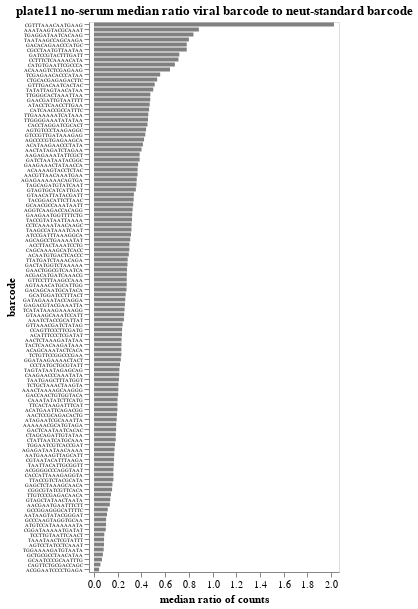

Write notebook code for a chart like this one.
### Markdown cell above
Compute and plot the median ratio of viral barcode count to neut standard counts across no-serum samples.
If library composition is equal, all of these values should be similar:

### Code cell
median_no_serum_ratio = (
    no_serum_counts.assign(ratio=lambda x: x["count"] / x["neut_standard_count"])
    .groupby(["barcode", "strain"], as_index=False)
    .aggregate(median_no_serum_ratio=pd.NamedAgg("ratio", "median"))
)

strain_selection = alt.selection_point(fields=["strain"], on="mouseover", empty=False)

median_no_serum_ratio_chart = (
    alt.Chart(median_no_serum_ratio)
    .add_params(strain_selection)
    .encode(
        alt.X(
            "median_no_serum_ratio",
            title="median ratio of counts",
            scale=alt.Scale(nice=False, padding=5),
        ),
        alt.Y(
            "barcode",
            sort=alt.SortField("median_no_serum_ratio", order="descending"),
            axis=alt.Axis(labelFontSize=5),
        ),
        color=alt.condition(strain_selection, alt.value("orange"), alt.value("gray")),
        tooltip=[
            alt.Tooltip(c, format=".3g")
            if median_no_serum_ratio[c].dtype == float
            else c
            for c in median_no_serum_ratio.columns
        ],
    )
    .mark_bar(height={"band": 0.85})
    .properties(
        height=alt.Step(5),
        width=250,
        title=f"{plate} no-serum median ratio viral barcode to neut-standard barcode",
    )
    .configure_axis(grid=False)
    .configure_legend(titleLimit=1000)
)

display(median_no_serum_ratio_chart)

### Figure 1 — Vega-Lite specification as saved in the notebook (floating-point values rounded to 4 significant figures)
{"config": {"view": {"continuousWidth": 300, "continuousHeight": 300}, "axis": {"grid": false}, "legend": {"titleLimit": 1000}}, "data": {"name": "data-93729ef0b3f3eee0f3a6e7236e735f9d"}, "mark": {"type": "bar", "height": {"band": 0.85}}, "encoding": {"color": {"condition": {"param": "param_31", "value": "orange", "empty": false}, "value": "gray"}, "tooltip": [{"field": "barcode", "type": "nominal"}, {"field": "strain", "type": "nominal"}, {"field": "median_no_serum_ratio", "format": ".3g", "type": "quantitative"}], "x": {"field": "median_no_serum_ratio", "scale": {"nice": false, "padding": 5}, "title": "median ratio of counts", "type": "quantitative"}, "y": {"axis": {"labelFontSize": 5}, "field": "barcode", "sort": {"field": "median_no_serum_ratio", "order": "descending"}, "type": "nominal"}}, "height": {"step": 5}, "params": [{"name": "param_31", "select": {"type": "point", "fields": ["strain"], "on": "mouseover"}}], "title": "plate11 no-serum median ratio viral barcode to neut-standard barcode", "width": 250, "$schema": "https://vega.github.io/schema/vega-lite/v5.16.3.json", "datasets": {"data-93729ef0b3f3eee0f3a6e7236e735f9d": [{"barcode": "AAAAAACGCATGTAGA", "strain": "A/Chester/5355/2022", "median_no_serum_ratio": 0.1875}, {"barcode": "AAACTAAAAGCAAGGG", "strain": "A/Paris/31196/2021", "median_no_serum_ratio": 0.2054}, {"barcode": "AAATAAGTACGCAAAT", "strain": "A/Niger/10217/2021", "median_no_serum_ratio": 0.8846}, {"barcode": "AAATCTACCGCATTAT", "strain": "A/India-Pune-Nivcov2221170/2022", "median_no_serum_ratio": 0.2523}, {"barcode": "AACGAATGAATTTCTT", "strain": "A/Togo/0274/2021", "median_no_serum_ratio": 0.1336}, {"barcode": "AACGTTAACAAATGAA", "strain": "A/Michigan/19/2021", "median_no_serum_ratio": 0.3675}, {"barcode": "AACTATAGATCTAGAA", "strain": "A/Bangladesh/3210810034/2021", "median_no_serum_ratio": 0.401}, {"barcode": "AACTCCGCAGACACTG", "strain": "A/SouthAfrica/R14850/2021", "median_no_serum_ratio": 0.1942}, {"barcode": "AACTCTAAAGATATAA", "strain": "A/Togo/0304/2021", "median_no_serum_ratio": 0.2326}, {"barcode": "AAGAGAAATATTCGCT", "strain": "A/Bangladesh/2221/2021", "median_no_serum_ratio": 0.3852}, {"barcode": "AATAAGTATACGGGAT", "strain": "A/Paris/31196/2021", "median_no_serum_ratio": 0.1098}, {"barcode": "AATGAAAGTTAGCATT", "strain": "A/Belgium/H0017/2022", "median_no_serum_ratio": 0.171}, {"barcode": "ACAAAAGTACCTCTAC", "strain": "A/Bangladesh/3210810034/2021", "median_no_serum_ratio": 0.3682}, {"barcode": "ACAAAGTCTCGAGAAG", "strain": "A/Michigan/45/2015", "median_no_serum_ratio": 0.6411}, {"barcode": "ACAATGTGACTCACCC", "strain": "A/Utah/27/2022", "median_no_serum_ratio": 0.2936}, {"barcode": "ACAGCAAATACTCACA", "strain": "A/India/Pun-NIV312851/2021", "median_no_serum_ratio": 0.2311}, {"barcode": "ACATAAGAACCCTATA", "strain": "A/Paris/30353/2021", "median_no_serum_ratio": 0.4125}, {"barcode": "ACATGAATTCAGACGG", "strain": "A/Hawaii/70/2019", "median_no_serum_ratio": 0.1979}, {"barcode": "ACATTTCCCTCGATAT", "strain": "A/Paris/30353/2021", "median_no_serum_ratio": 0.2361}, {"barcode": "ACCTTACTAAATCCTG", "strain": "A/Nimes/871/2021", "median_no_serum_ratio": 0.2988}, {"barcode": "ACGACATGATCAAACG", "strain": "A/Brisbane/02/2018", "median_no_serum_ratio": 0.2773}, {"barcode": "ACGGAATCCCCTGAGA", "strain": "A/Washington/23/2020", "median_no_serum_ratio": 0.04311}, {"barcode": "ACGGGGCCCAGGTAAT", "strain": "A/Bangladesh/8036/2021", "median_no_serum_ratio": 0.1644}, {"barcode": "AGAGAAAAAACAGTGA", "strain": "A/Michigan/19/2021", "median_no_serum_ratio": 0.3606}, {"barcode": "AGAGATAATAACAAAA", "strain": "A/Togo/0304/2021", "median_no_serum_ratio": 0.1734}, {"barcode": "AGCAGCCTGAAAATAT", "strain": "A/Paris/31196/2021", "median_no_serum_ratio": 0.3055}, {"barcode": "AGCCCCGTGAGAAGCA", "strain": "A/Perth/1/2022", "median_no_serum_ratio": 0.4226}, {"barcode": "AGGTCAAGACCACAGG", "strain": "A/Togo/845/2020", "median_no_serum_ratio": 0.3258}, {"barcode": "AGTAAACATGCATTGG", "strain": "A/Hawaii/70/2019", "median_no_serum_ratio": 0.2761}, {"barcode": "AGTCCTATCCTCAAAT", "strain": "A/Wisconsin/588/2019", "median_no_serum_ratio": 0.08474}, {"barcode": "AGTGTCCCTAAGAGGC", "strain": "A/Bangladesh/8002/2021", "median_no_serum_ratio": 0.4393}, {"barcode": "ATACCTCAACCTTGAA", "strain": "A/Bangladesh/8036/2021", "median_no_serum_ratio": 0.4698}, {"barcode": "ATAGAATCGCAAATTA", "strain": "A/Hawaii/70/2019", "median_no_serum_ratio": 0.1915}, {"barcode": "ATCCGATTTAAAGGCA", "strain": "A/Brisbane/02/2018", "median_no_serum_ratio": 0.3122}, {"barcode": "ATGTCCATAAAAAATA", "strain": "A/Belgium/H0017/2022", "median_no_serum_ratio": 0.1017}, {"barcode": "CAAATATATCTTCATG", "strain": "A/Newcastle/2/2022", "median_no_serum_ratio": 0.1991}, {"barcode": "CAAGAACCCAAATATA", "strain": "A/India/Pun-NIV312851/2021", "median_no_serum_ratio": 0.213}, {"barcode": "CACCATTAAAGAGGTA", "strain": "A/SouthAfrica/R16462/2021", "median_no_serum_ratio": 0.1642}, {"barcode": "CACCTAGGATCGCACT", "strain": "A/Michigan/45/2015", "median_no_serum_ratio": 0.4513}, {"barcode": "CAGCAAAAGCATCACC", "strain": "A/Ghana/2080/2020", "median_no_serum_ratio": 0.2981}, {"barcode": "CAGTTCTGCGACCAGC", "strain": "A/Bangladesh/8036/2021", "median_no_serum_ratio": 0.05436}, {"barcode": "CATCAACCGCCATTTC", "strain": "A/Niger/10217/2021", "median_no_serum_ratio": 0.4647}, {"barcode": "CATGTGAATTCGCCCA", "strain": "A/California/07/2009", "median_no_serum_ratio": 0.6822}, {"barcode": "CCAGTTCCCTTCGATG", "strain": "A/Ghana/138/2020", "median_no_serum_ratio": 0.2372}, {"barcode": "CCCTATGCTGCGTATT", "strain": "A/Brisbane/48/2022", "median_no_serum_ratio": 0.2195}, {"barcode": "CCTCAAAATAACAAGC", "strain": "A/Chester/5355/2022", "median_no_serum_ratio": 0.3174}, {"barcode": "CCTTTCTCAAAACATA", "strain": "A/California/07/2009", "median_no_serum_ratio": 0.7126}, {"barcode": "CGCCTAATGTTAATAA", "strain": "A/California/07/2009", "median_no_serum_ratio": 0.7824}, {"barcode": "CGGATAAAAATGATAT", "strain": "A/Norway/25089/2022", "median_no_serum_ratio": 0.09934}, {"barcode": "CGGCGTATCGTTCACA", "strain": "A/SouthAfrica/R16462/2021", "median_no_serum_ratio": 0.1527}, {"barcode": "CGTAATACATTTAAGA", "strain": "A/England/220200318/2022", "median_no_serum_ratio": 0.1685}, {"barcode": "CGTTTAAACAATGAAG", "strain": "A/India-Pune-Nivcov2221170/2022", "median_no_serum_ratio": 2.025}, {"barcode": "CTAGCAGATTGTATAA", "strain": "A/SouthAfrica/R16462/2021", "median_no_serum_ratio": 0.1841}, {"barcode": "CTATTAATCATGCAAA", "strain": "A/Sydney/43/2022", "median_no_serum_ratio": 0.1832}, {"barcode": "CTGCACGAGAGACTTC", "strain": "A/Perth/1/2022", "median_no_serum_ratio": 0.533}, {"barcode": "GAACGATTGTAATTTT", "strain": "A/Niger/10217/2021", "median_no_serum_ratio": 0.4747}, {"barcode": "GAACTGGCGTCAATCA", "strain": "A/Washington/23/2020", "median_no_serum_ratio": 0.2788}, {"barcode": "GAAGAAACTATAACCA", "strain": "A/Wisconsin/588/2019", "median_no_serum_ratio": 0.3724}, {"barcode": "GAAGAATGGTTTTCTG", "strain": "A/Togo/0304/2021", "median_no_serum_ratio": 0.3226}, {"barcode": "GACACAGAACCCATGC", "strain": "A/California/07/2009", "median_no_serum_ratio": 0.7824}, {"barcode": "GACAGCAATGCATACA", "strain": "A/Bangladesh/2221/2021", "median_no_serum_ratio": 0.2745}, {"barcode": "GACCAACTGTGGTACA", "strain": "A/England/220200318/2022", "median_no_serum_ratio": 0.2043}, {"barcode": "GACTATGGTCTAAAAA", "strain": "A/Ghana/138/2020", "median_no_serum_ratio": 0.2827}, {"barcode": "GACTCAATAATCACAC", "strain": "A/Norway/25089/2022", "median_no_serum_ratio": 0.1871}, {"barcode": "GAGACGTACGAAATTA", "strain": "A/SouthAfrica/R14850/2021", "median_no_serum_ratio": 0.261}, {"barcode": "GAGCTCTAAAGCAACA", "strain": "A/Brisbane/48/2022", "median_no_serum_ratio": 0.1555}, {"barcode": "GATAGAAATACCAGGA", "strain": "A/Bangladesh/2221/2021", "median_no_serum_ratio": 0.2639}, {"barcode": "GATCCGTACTTTGATT", "strain": "A/Belgium/H0038/2022", "median_no_serum_ratio": 0.7198}, {"barcode": "GATCTAATAATACGGC", "strain": "A/India-PUN-NIV328484/2021", "median_no_serum_ratio": 0.385}, {"barcode": "GCAACGCCAAATAATT", "strain": "A/Bangladesh/8002/2021", "median_no_serum_ratio": 0.331}, {"barcode": "GCAATCCCGCAATTTG", "strain": "A/Ghana/2080/2020", "median_no_serum_ratio": 0.0674}, {"barcode": "GCATGGATCCTTTACT", "strain": "A/Togo/845/2020", "median_no_serum_ratio": 0.2673}, {"barcode": "GCCCAAGTAGGTGCAA", "strain": "A/Newcastle/2/2022", "median_no_serum_ratio": 0.1024}, {"barcode": "GCCGGAGGGCATTTTC", "strain": "A/Belgium/H0038/2022", "median_no_serum_ratio": 0.1161}, {"barcode": "GCTGCGCCTAACATAA", "strain": "A/England/220200318/2022", "median_no_serum_ratio": 0.07511}, {"barcode": "GGATAAGAAAACTACT", "strain": "A/Washington/23/2020", "median_no_serum_ratio": 0.2263}, {"barcode": "GTAAAGCAAATCCATT", "strain": "A/Belgium/H0017/2022", "median_no_serum_ratio": 0.2549}, {"barcode": "GTAACATTATACGATT", "strain": "A/Togo/0274/2021", "median_no_serum_ratio": 0.3367}, {"barcode": "GTAGCTATAACTAATA", "strain": "A/India/Pun-NIV312851/2021", "median_no_serum_ratio": 0.1373}, {"barcode": "GTAGTGCATCATTGAT", "strain": "A/Ghana/2080/2020", "median_no_serum_ratio": 0.353}, {"barcode": "GTCCGTTGATAAAGAG", "strain": "A/Cote_DIvoire/1448/2021", "median_no_serum_ratio": 0.4329}, {"barcode": "GTTAAACGATCTATAG", "strain": "A/Cote_DIvoire/1448/2021", "median_no_serum_ratio": 0.2418}, {"barcode": "GTTCCTTTAAGCCAAA", "strain": "A/Nimes/871/2021", "median_no_serum_ratio": 0.2761}, {"barcode": "GTTTGACAATCACTAC", "strain": "A/Paris/30353/2021", "median_no_serum_ratio": 0.5121}, {"barcode": "TAAATAACTCGTATTT", "strain": "A/Utah/27/2022", "median_no_serum_ratio": 0.08485}, {"barcode": "TAAGCCATAAATCAAT", "strain": "A/Ghana/138/2020", "median_no_serum_ratio": 0.316}, {"barcode": "TAATAAGCCAGCAAGA", "strain": "A/Brisbane/02/2018", "median_no_serum_ratio": 0.8005}, {"barcode": "TAATGAGCTTTATGGT", "strain": "A/Michigan/19/2021", "median_no_serum_ratio": 0.2103}, {"barcode": "TAATTACATTGCGGTT", "strain": "A/Nimes/871/2021", "median_no_serum_ratio": 0.1671}, {"barcode": "TACCGTATAATTAAAA", "strain": "A/Belgium/H0038/2022", "median_no_serum_ratio": 0.321}, {"barcode": "TACGGACATTCTTAAC", "strain": "A/Sydney/43/2022", "median_no_serum_ratio": 0.3347}, {"barcode": "TACTCAACAAGATAAA", "strain": "A/SouthAfrica/R14850/2021", "median_no_serum_ratio": 0.2318}, {"barcode": "TAGCAGATGTATCAAT", "strain": "A/Togo/0274/2021", "median_no_serum_ratio": 0.3584}, {"barcode": "TAGTATAATAGAGCAG", "strain": "A/Sydney/43/2022", "median_no_serum_ratio": 0.2147}, {"barcode": "TATATTAGTAACATAA", "strain": "A/Wisconsin/588/2019", "median_no_serum_ratio": 0.4998}, {"barcode": "TCATATAAAGAAAAGG", "strain": "A/Chester/5355/2022", "median_no_serum_ratio": 0.258}, {"barcode": "TCCTTGTAATTCAACT", "strain": "A/Utah/27/2022", "median_no_serum_ratio": 0.08713}, {"barcode": "TCGAGAACACCCATAA", "strain": "A/Cote_DIvoire/1448/2021", "median_no_serum_ratio": 0.5584}, {"barcode": "TCTGCTAAACTAAGTA", "strain": "A/Bangladesh/8002/2021", "median_no_serum_ratio": 0.2067}, {"barcode": "TCTGTTCCGGCCCGAA", "strain": "A/India-PUN-NIV328484/2021", "median_no_serum_ratio": 0.2308}, {"barcode": "TGAGGATAATCACAAG", "strain": "A/Michigan/45/2015", "median_no_serum_ratio": 0.839}, {"barcode": "TGGAAAAGATGTAATA", "strain": "A/Norway/25089/2022", "median_no_serum_ratio": 0.08168}, {"barcode": "TGGAATCGTCACCGAT", "strain": "A/Hawaii/70/2019", "median_no_serum_ratio": 0.177}, {"barcode": "TTACCGTCTACGCATA", "strain": "A/Togo/845/2020", "median_no_serum_ratio": 0.1638}, {"barcode": "TTATGATCTAAACAGA", "strain": "A/Brisbane/48/2022", "median_no_serum_ratio": 0.2842}, {"barcode": "TTCACTAAGATTTCAT", "strain": "A/Newcastle/2/2022", "median_no_serum_ratio": 0.198}, {"barcode": "TTGAAAAAATCATAAA", "strain": "A/Michigan/45/2015", "median_no_serum_ratio": 0.4582}, {"barcode": "TTGGGCACTAAATTAA", "strain": "A/Brisbane/02/2018", "median_no_serum_ratio": 0.4754}, {"barcode": "TTGGGGAAATATATAA", "strain": "A/Perth/1/2022", "median_no_serum_ratio": 0.4555}, {"barcode": "TTGTCCCGAGACAACA", "strain": "A/India-PUN-NIV328484/2021", "median_no_serum_ratio": 0.1438}]}}
